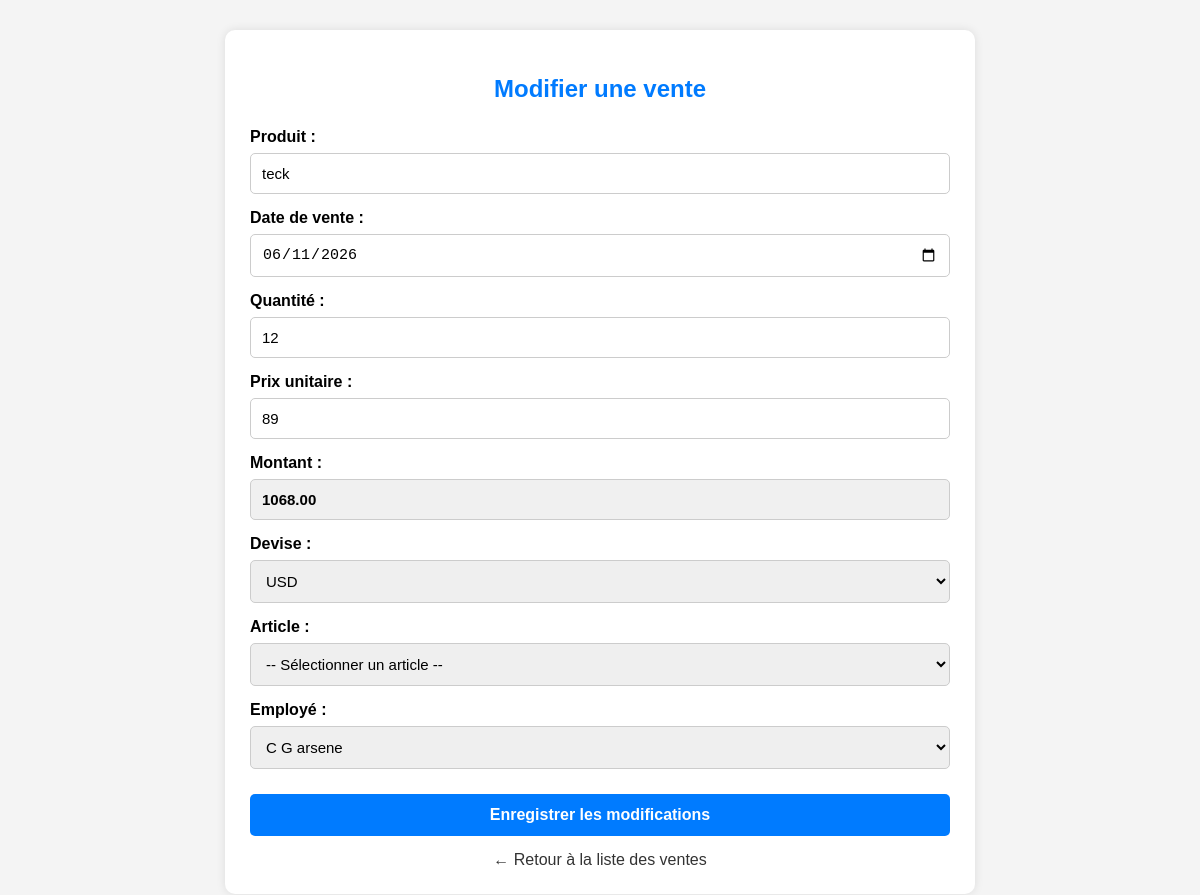
Screenshot of /vente/modifier.php?id=3 with the database file from the repository.
### tables this page shows
CREATE TABLE IF NOT EXISTS `vente` (
  `id_vente` int(11) NOT NULL AUTO_INCREMENT,
  `produit` varchar(250) DEFAULT NULL,
  `date` date DEFAULT NULL,
  `quantite` int(11) DEFAULT NULL,
  `PU` decimal(10,0) DEFAULT NULL,
  `montant` decimal(10,2) DEFAULT NULL,
  `devise` enum('USD','CDF') DEFAULT NULL,
  `id_article` int(11) NOT NULL,
  `id_employe` int(11) DEFAULT NULL,
  PRIMARY KEY (`id_vente`),
  KEY `id_employe` (`id_employe`)
);

### vente/modifier.php (the view, shortened to what this page needs)
<?php
$serveur = "localhost";
$utilisateur = "root";
$motdepasse = "";
$base = "cici";
$conn = mysqli_connect(
    $serveur,
    $utilisateur,
    $motdepasse,
    $base
);
mysqli_set_charset($conn, "utf8");
$id = intval($_GET['id']);
$sql_vente = "SELECT *
              FROM vente
              WHERE id_vente = ?";
$stmt_vente = mysqli_prepare(
    $conn,
    $sql_vente
);
mysqli_stmt_bind_param(
    $stmt_vente,"i",
    $id
);
mysqli_stmt_execute($stmt_vente);
$resultat_vente =
    mysqli_stmt_get_result($stmt_vente);
$vente =
    mysqli_fetch_assoc($resultat_vente);
$sql_employe = "SELECT
                    id_employe,
                    nom,
                    postnom,
                    prenom
                FROM employe
                ORDER BY nom ASC";
$resultat_employe =
    mysqli_query($conn, $sql_employe);
?>
<!DOCTYPE html>
<html lang="fr">
<head>
</head>
<body>
<div class="container">
<h2>Modifier une vente</h2>
<form
    action="modifier.php?id_vente=<?php echo $id; ?>"
    method="POST"
>
<label>Produit :</label>
<input
    type="text"
    name="produit"
    value="<?php
        echo htmlspecialchars(
            $vente['produit']
        );
    ?>"
    required
>
<label>Date de vente :</label>
<input
    type="date"
    name="date"
    value="<?php
        echo htmlspecialchars(
            $vente['date']
        );
    ?>"
    required
>
<label>Quantité :</label>
<input
    type="number"
    id="quantite"
    name="quantite"
    min="1"
    value="<?php
        echo htmlspecialchars(
            $vente['quantite']
        );
    ?>"
    required
>
<label>Prix unitaire :</label>
<input
    type="number"
    id="PU"
    name="PU"
    step="0.01"
    min="0"
    value="<?php
        echo htmlspecialchars(
            $vente['PU']
        );
    ?>"
    required
>
<label>Montant :</label>
<input
    type="number"
    id="montant"
    name="montant"
    step="0.01"
    value="<?php
        echo htmlspecialchars(
            $vente['montant']
        );
    ?>"
    readonly
>
<label>Devise :</label>
<select
    name="devise"
    required
>
    <option
        value="USD"
        <?php
        if ($vente['devise'] == 'USD') {
            echo 'selected';
        }
        ?>
    >
        USD
    </option>
</select>
<label>Article :</label>
<select
    name="id_article"
    required
>
    <option value="">
        -- Sélectionner un article --
    </option>
</select>
<label>Employé :</label>
<select
    name="id_employe"
    required
>
    <?php
    while (
        $employe =
        mysqli_fetch_assoc(
            $resultat_employe
        )
    ) {
        $selected = "";
        if (
            $employe['id_employe']
            == $vente['id_employe']
        ) {
            $selected = "selected";
        }
        $nom_complet =
            $employe['nom']
            . " "
            . $employe['postnom']
            . " "
            . $employe['prenom'];
    ?>
    <option
        value="<?php
            echo $employe['id_employe'];
        ?>"
        <?php echo $selected; ?>
    >
        <?php
        echo htmlspecialchars(
            $nom_complet
        );
        ?>
    </option>
    <?php
    }
    ?>
</select>
<button
    type="submit"
    name="modifier"
>
    Enregistrer les modifications
</button>
</form>
<a
    href="liste.php"
    class="retour"
>
    ← Retour à la liste des ventes
</a>
</div>
</body>
</html>

### vente/modifier.php (style rules this page uses)
body { font-family: Arial, sans-serif; background: #f4f4f4; margin: 0; padding: 30px; }
.container { width: 80%; max-width: 700px; margin: auto; background: white; padding: 25px; border-radius: 10px; box-shadow: 0 0 10px rgba(0,0,0,0.1); }
h2 { text-align: center; color: #007bff; margin-bottom: 25px; }
label { display: block; font-weight: bold; margin-top: 15px; margin-bottom: 7px; }
input, select { width: 100%; padding: 11px; box-sizing: border-box; border: 1px solid #ccc; border-radius: 5px; font-size: 15px; }
input[readonly] { background: #f0f0f0; font-weight: bold; }
button { width: 100%; padding: 12px; background: #007bff; color: white; border: none; border-radius: 5px; font-size: 16px; cursor: pointer; margin-top: 25px; font-weight: bold; }
.retour { display: block; text-align: center; margin-top: 15px; text-decoration: none; color: #333; }

### rows the page displays
vente: produit "teck", date "06/11/2026", quantite "12", PU "89", montant "1068.00", devise "USD"

### other values shown
form field id_employe "C G arsene"
